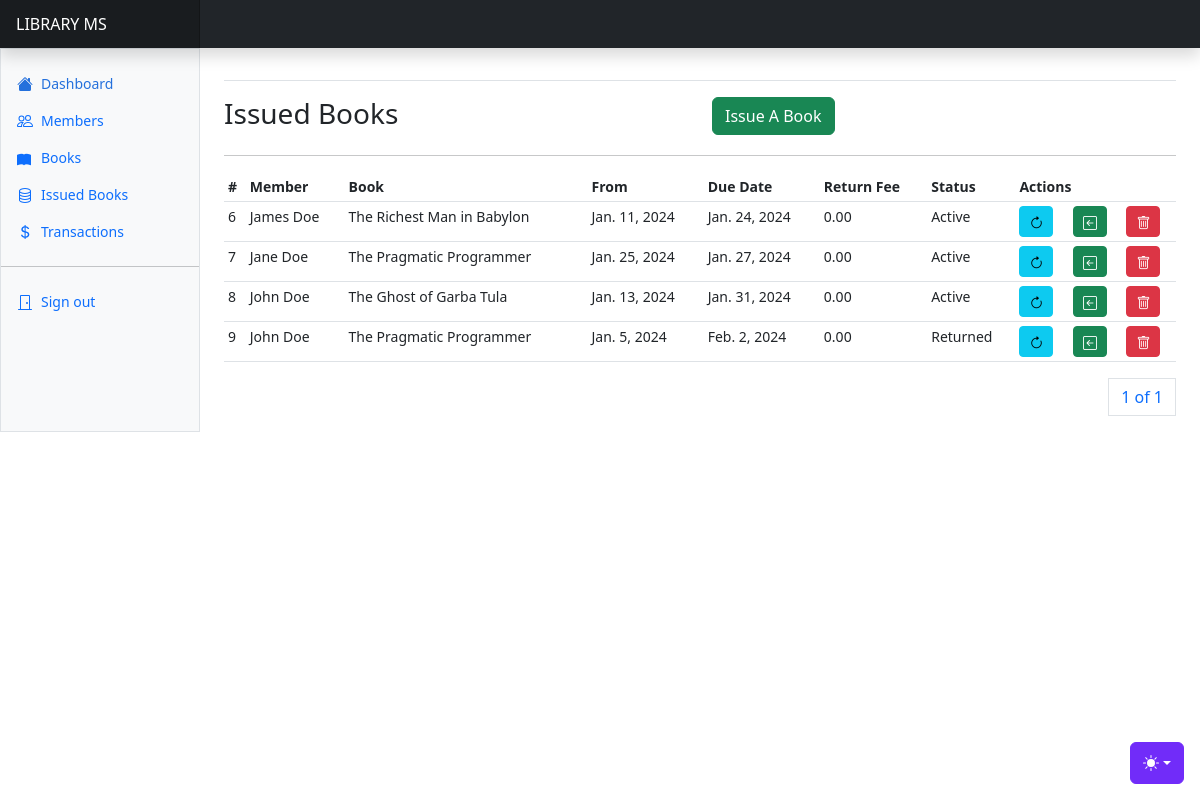
The app's page /library/issued-books/ (signed in) with its own data.
### apps/library/models.py (models this page shows, shortened)
class BookIssue(AbstractBaseModel):
    book = models.ForeignKey(Book, on_delete=models.CASCADE)
    member = models.ForeignKey("users.Member", on_delete=models.SET_NULL, null=True)
    borrowed_from = models.DateField()
    borrowed_to = models.DateField()
    status = models.CharField(max_length=255, choices=BOOK_ISSUE_STATUS)
    return_fee = models.DecimalField(max_digits=100, decimal_places=2)
    overdue_fee = models.DecimalField(max_digits=100, decimal_places=2, default=0)

class Book(AbstractBaseModel):
    title = models.CharField(max_length=255)
    author = models.CharField(max_length=255)
    year_published = models.CharField(max_length=255)
    genre = models.CharField(max_length=255, choices=BOOK_GENRES)
    price = models.DecimalField(max_digits=100, decimal_places=2)
    rental_fee = models.DecimalField(max_digits=20, decimal_places=2)
    quantity = models.IntegerField(default=0)
    rented_out = models.IntegerField(default=0)
    available = models.BooleanField(default=True)
    def __str__(self):
        return self.title

### apps/users/models.py (models this page shows)
class Member(AbstractBaseModel):
    name = models.CharField(max_length=255)
    email = models.EmailField(unique=True)
    phone_number = models.CharField(max_length=255)
    id_number = models.CharField(max_length=255)
    gender = models.CharField(max_length=255, choices=GENDER_CHOICES)
    address = models.CharField(max_length=255, null=True)
    city = models.CharField(max_length=255, null=True)
    county = models.CharField(max_length=255, null=True)
    country = models.CharField(max_length=255, null=True)
    outstanding_debt = models.DecimalField(max_digits=20, decimal_places=2, default=0)
    def __str__(self):
        return self.name

### apps/library/views.py (the view)
# urls.py: path("issued-books/", issued_books, name="issued-books"),
@login_required(login_url="/users/login/")
def issued_books(request):
    issued_books = BookIssue.objects.all()
    paginator = Paginator(issued_books, 10)
    page_number = request.GET.get("page")
    page_obj = paginator.get_page(page_number)
    members = Member.objects.all()
    books = Book.objects.all()
    context = {
        "page_obj": page_obj,
        "members": members,
        "books": books
    }
    return render(request, "issued_books/issued_books.html", context)

### templates/issued_books/issued_books.html (shortened to what this page needs)
{% extends "base.html" %}
{% block content %}
<div class="row">
    <div class="col">
        <h3>Issued Books</h3>
    </div>
    <div class="col">
        <a class="btn btn-success" data-bs-toggle="modal" data-bs-target="#newBookIssueModal">Issue A Book</a>
    </div>
</div>
<hr/>
      <div class="table-responsive small">
        <table class="table table-sm">
          <thead>
            <tr>
              <th scope="col">#</th>
              <th scope="col">Member</th>
              <th scope="col">Book</th>
              <th scope="col">From</th>
              <th scope="col">Due Date</th>
              <th scope="col">Return Fee</th>
              <th scope="col">Status</th>
              <th scope="col" colspan="3">Actions</th>
            </tr>
          </thead>
          <tbody>
            {% for issued_book in page_obj %}
            <tr>
              <td>{{issued_book.id}}</td>
              <td>{{issued_book.member}}</td>
              <td>{{issued_book.book}}</td>
              <td>{{issued_book.borrowed_from}}</td>
              <td>{{issued_book.borrowed_to}}</td>
              <td>{{issued_book.overdue_fee}}</td>
              <td>{{issued_book.status}}</td>
              <td>
                <a href="" class="btn btn-info btn-sm">
                  <i class="bi bi-arrow-clockwise"></i>
                </a>
              </td>
              <td><a class="btn btn-success btn-sm" data-bs-toggle="modal" data-bs-target="#returnBookModal{{ issued_book.id }}">
                <i class="bi bi-arrow-left-square"></i>
              </a></td>
              <td><a class="btn btn-danger btn-sm" data-bs-toggle="modal" data-bs-target="#deleteBookIssueModal{{ issued_book.id }}">
                <i class="bi bi-trash"></i>
              </a></td>
            </tr>
            {% endfor %}
          </tbody>
        </table>
        <div>
          <nav aria-label="Page navigation example">
            <ul class="pagination justify-content-end">
              <a class="page-link" href="#">{{ page_obj.number }} of {{ page_obj.paginator.num_pages }}</a>
            </ul>
          </nav>
        </div>
      </div>
{% endblock content %}

### static/dashboard.css (style rules this page uses)
.bi { display: inline-block; width: 1rem; height: 1rem; }

### templates/base.html (style rules this page uses)
.bi { vertical-align: -.125em; fill: currentColor; }

### records on screen
BookIssue: id "6", member "James Doe", book "The Richest Man in Babylon", borrowed_from "Jan. 11, 2024", borrowed_to "Jan. 24, 2024", overdue_fee "0.00", status "Active"
BookIssue: id "7", member "Jane Doe", book "The Pragmatic Programmer", borrowed_from "Jan. 25, 2024", borrowed_to "Jan. 27, 2024", overdue_fee "0.00", status "Active"
BookIssue: id "8", member "John Doe", book "The Ghost of Garba Tula", borrowed_from "Jan. 13, 2024", borrowed_to "Jan. 31, 2024", overdue_fee "0.00", status "Active"
BookIssue: id "9", member "John Doe", book "The Pragmatic Programmer", borrowed_from "Jan. 5, 2024", borrowed_to "Feb. 2, 2024", overdue_fee "0.00", status "Returned"

### other values on screen
{{ page_obj.number }} "1"
{{ page_obj.paginator.num_pages }} "1"
